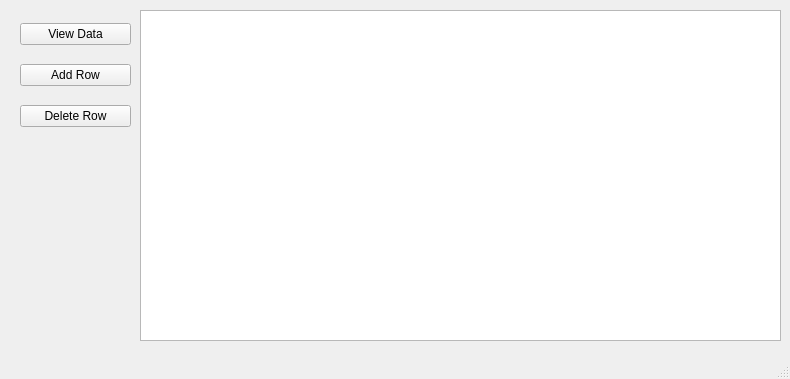
<?xml version="1.0" encoding="UTF-8"?>
<ui version="4.0">
 <class>MainWindow</class>
 <widget class="QMainWindow" name="MainWindow">
  <property name="geometry">
   <rect>
    <x>0</x>
    <y>0</y>
    <width>790</width>
    <height>379</height>
   </rect>
  </property>
  <property name="windowTitle">
   <string>MainWindow</string>
  </property>
  <widget class="QWidget" name="centralwidget">
   <widget class="QTableView" name="tableView">
    <property name="geometry">
     <rect>
      <x>140</x>
      <y>10</y>
      <width>641</width>
      <height>331</height>
     </rect>
    </property>
   </widget>
   <widget class="QWidget" name="layoutWidget">
    <property name="geometry">
     <rect>
      <x>20</x>
      <y>10</y>
      <width>111</width>
      <height>131</height>
     </rect>
    </property>
    <layout class="QVBoxLayout" name="verticalLayout">
     <item>
      <widget class="QPushButton" name="pushButton_viewdata">
       <property name="text">
        <string>View Data</string>
       </property>
      </widget>
     </item>
     <item>
      <widget class="QPushButton" name="pushButton_addRow">
       <property name="text">
        <string>Add Row</string>
       </property>
      </widget>
     </item>
     <item>
      <widget class="QPushButton" name="pushButton_deleteRow">
       <property name="text">
        <string>Delete Row</string>
       </property>
      </widget>
     </item>
    </layout>
   </widget>
  </widget>
  <widget class="QMenuBar" name="menubar">
   <property name="geometry">
    <rect>
     <x>0</x>
     <y>0</y>
     <width>790</width>
     <height>21</height>
    </rect>
   </property>
  </widget>
  <widget class="QStatusBar" name="statusbar"/>
 </widget>
 <resources/>
 <connections/>
</ui>
